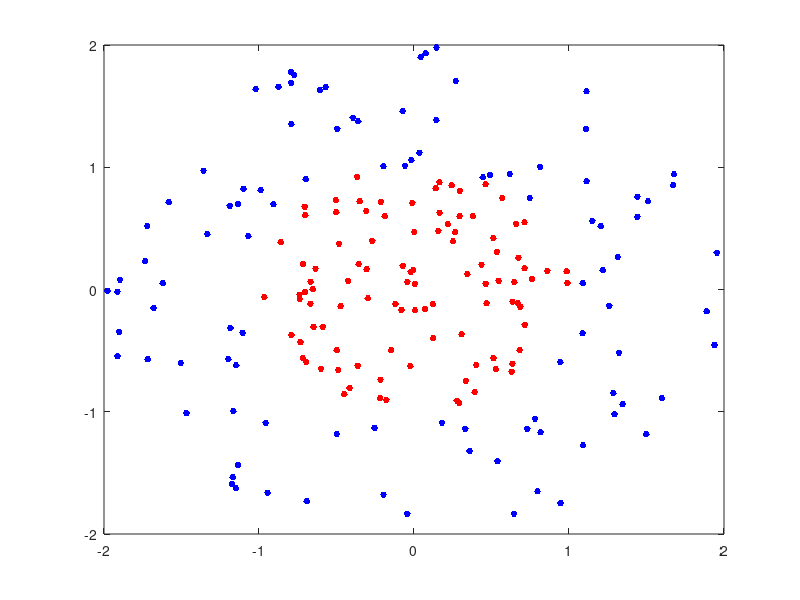

The MATLAB source for this figure: (Note: this script raises an error after producing the figure.)
% Generate 100 points uniformly distributed in the unit disk. To do so, generate a radius r as the square root of a uniform random variable, generate an angle t uniformly in (0,  $2\pi$ ), and put the point at (r cos( t ), r sin( t )).

rng(1); % For reproducibility
r = sqrt(rand(100,1)); % Radius
t = 2*pi*rand(100,1);  % Angle
data1 = [r.*cos(t), r.*sin(t)]; % Points
% Generate 100 points uniformly distributed in the annulus. The radius is again proportional to a square root, this time a square root of the uniform distribution from 1 through 4.

r2 = sqrt(3*rand(100,1)+1); % Radius
t2 = 2*pi*rand(100,1);      % Angle
data2 = [r2.*cos(t2), r2.*sin(t2)]; % points
% Plot the points, and plot circles of radii 1 and 2 for comparison.

figure;
plot(data1(:,1),data1(:,2),'r.','MarkerSize',15)
hold on
plot(data2(:,1),data2(:,2),'b.','MarkerSize',15)
ezpolar(@(x)1);ezpolar(@(x)2);
axis equal
hold off

% Put the data in one matrix, and make a vector of classifications.

data3 = [data1;data2];
theclass = ones(200,1);
theclass(1:100) = -1;

% Train an SVM classifier with KernelFunction set to 'rbf' and BoxConstraint set to Inf. Plot the decision boundary and flag the support vectors.

%Train the SVM Classifier
cl = fitcsvm(data3,theclass,'KernelFunction','rbf',...
    'BoxConstraint',Inf,'ClassNames',[-1,1]);

% Predict scores over the grid
d = 0.02;
[x1Grid,x2Grid] = meshgrid(min(data3(:,1)):d:max(data3(:,1)),...
    min(data3(:,2)):d:max(data3(:,2)));
xGrid = [x1Grid(:),x2Grid(:)];
[~,scores] = predict(cl,xGrid);

% Plot the data and the decision boundary
figure;
h(1:2) = gscatter(data3(:,1),data3(:,2),theclass,'rb','.');
hold on
ezpolar(@(x)1);
h(3) = plot(data3(cl.IsSupportVector,1),data3(cl.IsSupportVector,2),'ko');
contour(x1Grid,x2Grid,reshape(scores(:,2),size(x1Grid)),[0 0],'k');
legend(h,{'-1','+1','Support Vectors'});
axis equal
hold off